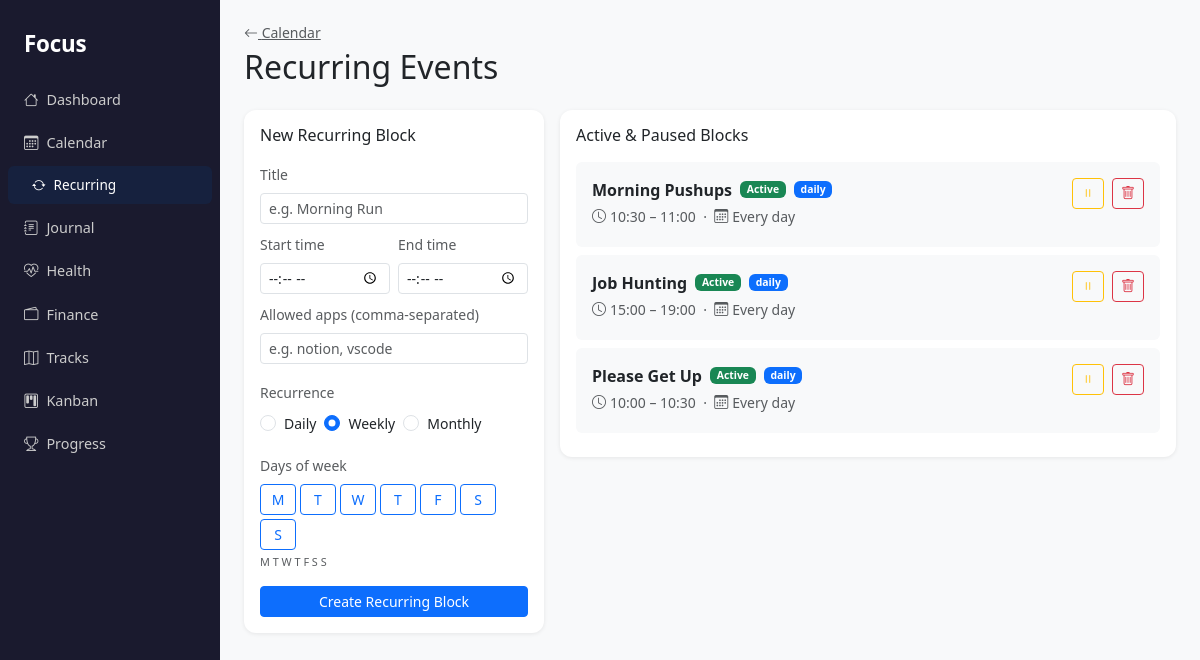
Page /calendar/recurring on the committed database.
### models.py (models this page shows, shortened)
class RecurringBlock(db.Model):
    __tablename__ = "recurring_blocks"
    id = db.Column(db.String(36), primary_key=True, default=new_uuid)
    title = db.Column(db.String(200), nullable=False)
    start_time = db.Column(db.String(5), nullable=False)   # "HH:MM"
    end_time = db.Column(db.String(5), nullable=False)     # "HH:MM"
    allowed_apps = db.Column(db.String(500), default="")
    recurrence_type = db.Column(db.String(10), nullable=False)  # daily, weekly, monthly
    days_of_week = db.Column(db.String(20), default="")    # "0,1,4" Mon=0 Sun=6 (weekly)
    day_of_month = db.Column(db.Integer, nullable=True)    # 1-31 (monthly)
    active = db.Column(db.Boolean, default=True)
    created_at = db.Column(db.DateTime, default=datetime.utcnow)
    @property
    def days_label(self):
        names = ["Mon", "Tue", "Wed", "Thu", "Fri", "Sat", "Sun"]
        if self.recurrence_type == "daily":
            return "Every day"
        if self.recurrence_type == "monthly":
            return f"Monthly on day {self.day_of_month}"
        if self.recurrence_type == "weekly":
            return ", ".join(names[d] for d in sorted(self.days_of_week_list))
        return ""

### app.py (the view)
@app.route("/calendar/recurring")
def recurring_index():
    recurring = RecurringBlock.query.order_by(RecurringBlock.created_at.desc()).all()
    return render_template("calendar/recurring.html", recurring=recurring)

### templates/calendar/recurring.html (shortened to what this page needs)
{% extends "base.html" %}
{% block content %}
<div class="d-flex justify-content-between align-items-center mb-4">
  <div>
    <a href="{{ url_for('calendar_index') }}" class="text-muted small"><i class="bi bi-arrow-left"></i> Calendar</a>
    <h2 class="mb-0 mt-1">Recurring Events</h2>
  </div>
</div>
<div class="row g-3">
  <div class="col-md-4">
    <div class="card p-3">
      <h6 class="mb-3">New Recurring Block</h6>
      <form method="post" action="{{ url_for('create_recurring') }}" id="recurring-form">
        <div class="mb-2">
          <label class="form-label small text-muted">Title</label>
          <input type="text" name="title" class="form-control form-control-sm" placeholder="e.g. Morning Run" required>
        </div>
        <div class="row g-2 mb-2">
          <div class="col-6">
            <label class="form-label small text-muted">Start time</label>
            <input type="time" name="start_time" class="form-control form-control-sm" required>
          </div>
          <div class="col-6">
            <label class="form-label small text-muted">End time</label>
            <input type="time" name="end_time" class="form-control form-control-sm" required>
          </div>
        </div>
        <div class="mb-3">
          <label class="form-label small text-muted">Allowed apps (comma-separated)</label>
          <input type="text" name="allowed_apps" class="form-control form-control-sm" placeholder="e.g. notion, vscode">
        </div>
        <div class="mb-3">
          <label class="form-label small text-muted">Recurrence</label>
          <div class="d-flex gap-2">
            <div class="form-check">
              <input class="form-check-input" type="radio" name="recurrence_type" value="daily"
                id="r-daily" onchange="showRecurrence('daily')">
              <label class="form-check-label small" for="r-daily">Daily</label>
            </div>
            <div class="form-check">
              <input class="form-check-input" type="radio" name="recurrence_type" value="weekly"
                id="r-weekly" onchange="showRecurrence('weekly')" checked>
              <label class="form-check-label small" for="r-weekly">Weekly</label>
            </div>
            <div class="form-check">
              <input class="form-check-input" type="radio" name="recurrence_type" value="monthly"
                id="r-monthly" onchange="showRecurrence('monthly')">
              <label class="form-check-label small" for="r-monthly">Monthly</label>
            </div>
          </div>
        </div>
        <div id="weekly-picker" class="mb-3">
          <label class="form-label small text-muted">Days of week</label>
          <div class="d-flex gap-1 flex-wrap">
            {% set day_names = [('0','M'),('1','T'),('2','W'),('3','T'),('4','F'),('5','S'),('6','S')] %}
            {% for val, label in day_names %}
              <div>
                <label class="btn btn-outline-primary btn-sm" for="dow-{{ val }}"
                  style="width:36px;padding:.25rem 0;">{{ label }}</label>
              </div>
            {% endfor %}
          </div>
          <div class="text-muted mt-1" style="font-size:.68rem;">M T W T F S S</div>
        </div>
        <button class="btn btn-primary btn-sm w-100">Create Recurring Block</button>
      </form>
    </div>
  </div>
  <div class="col-md-8">
    <div class="card p-3">
      <h6 class="mb-3">Active & Paused Blocks</h6>
      {% if recurring %}
        {% for r in recurring %}
          <div class="d-flex align-items-start p-3 mb-2 rounded
               {% if r.active %}bg-light{% else %}bg-light opacity-50{% endif %}">
            <div class="flex-grow-1">
              <div class="d-flex align-items-center gap-2 mb-1">
                <span class="fw-semibold">{{ r.title }}</span>
                {% if r.active %}
                  <span class="badge bg-success" style="font-size:.65rem;">Active</span>
                {% else %}
                  <span class="badge bg-secondary" style="font-size:.65rem;">Paused</span>
                {% endif %}
                <span class="badge bg-primary" style="font-size:.65rem;">{{ r.recurrence_type }}</span>
              </div>
              <div class="text-muted small mb-1">
                <i class="bi bi-clock me-1"></i>{{ r.start_time }} – {{ r.end_time }}
                &nbsp;·&nbsp;
                <i class="bi bi-calendar3 me-1"></i>{{ r.days_label }}
              </div>
            </div>
            <div class="d-flex gap-2 ms-3">
              <form method="post" action="{{ url_for('toggle_recurring', id=r.id) }}">
                <button class="btn btn-sm {% if r.active %}btn-outline-warning{% else %}btn-outline-success{% endif %}">
                  {% if r.active %}<i class="bi bi-pause"></i>{% else %}<i class="bi bi-play"></i>{% endif %}
                </button>
              </form>
              <form method="post" action="{{ url_for('delete_recurring', id=r.id) }}"
                onsubmit="return confirm('Delete this recurring block and its unmaterialized future instances?')">
                <button class="btn btn-sm btn-outline-danger"><i class="bi bi-trash"></i></button>
              </form>
            </div>
          </div>
        {% endfor %}
      {% else %}
        <p class="text-muted">No recurring blocks yet.</p>
      {% endif %}
    </div>
  </div>
</div>
{% endblock %}

### static/focus.css (style rules this page uses)
:root { --sidebar-w: 220px; --topbar-h: 54px; --sidebar-bg: #1a1a2e; --sidebar-active: #16213e; --sidebar-text: #ccc; --radius-card: 12px; --shadow-card: 0 1px 4px rgba(0,0,0,.08); --gap-page: 1rem; }
*, *::before, *::after { box-sizing: border-box; }
body { background: #f8f9fa; overflow-x: hidden; -webkit-text-size-adjust: 100%; }
.card { border: none; border-radius: var(--radius-card); box-shadow: var(--shadow-card); }
@media (min-width: 768px) { body { height: 100vh; overflow: hidden; } }

### rows in the picture
RecurringBlock: title "Morning Pushups", active "Active", recurrence_type "daily", start_time "10:30", end_time "11:00", days_label "Every day"
RecurringBlock: title "Job Hunting", active "Active", recurrence_type "daily", start_time "15:00", end_time "19:00", days_label "Every day"
RecurringBlock: title "Please Get Up", active "Active", recurrence_type "daily", start_time "10:00", end_time "10:30", days_label "Every day"

### other values in the picture
{{ label }} "M" "T" "W" "T" "F" "S" "S"
